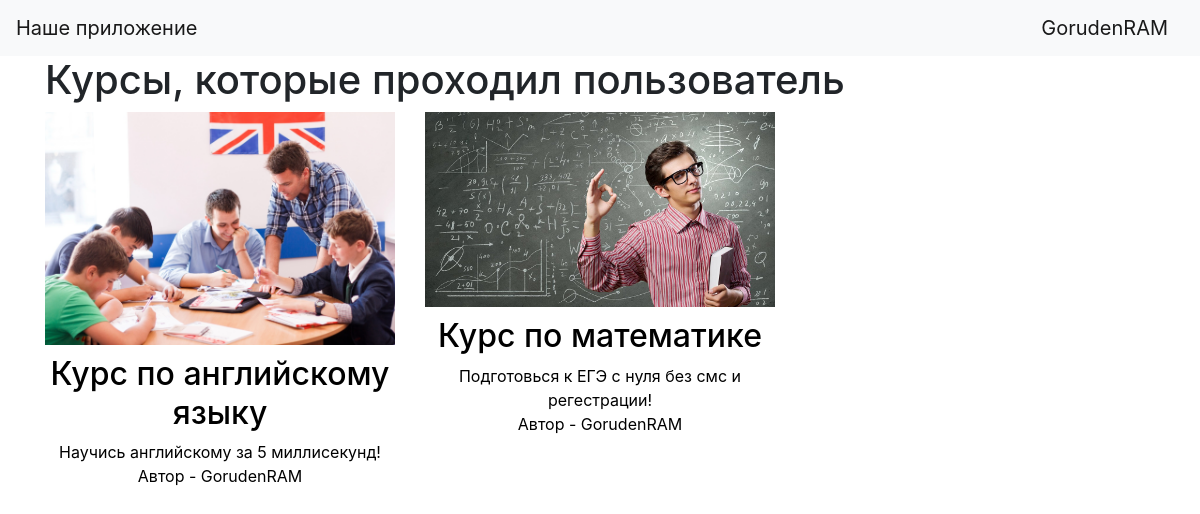
The app's page /user/1 (signed in) with its own data.
### data/users.py (models this page shows, shortened)
class User(SqlAlchemyBase, UserMixin):
    __tablename__ = 'users'
    id = sqlalchemy.Column(sqlalchemy.Integer,
                           primary_key=True, autoincrement=True)
    name = sqlalchemy.Column(sqlalchemy.String)
    email = sqlalchemy.Column(sqlalchemy.String,
                              index=True, unique=True)
    hashed_password = sqlalchemy.Column(sqlalchemy.String)
    created_date = sqlalchemy.Column(sqlalchemy.DateTime,
                                     default=datetime.datetime.now)
    is_admin = sqlalchemy.Column(sqlalchemy.Boolean, default=0)
    test_results_json = sqlalchemy.Column(sqlalchemy.JSON, default={})
    last_chapters_json = sqlalchemy.Column(sqlalchemy.JSON, default={})

### data/courses.py (models this page shows)
class Course(SqlAlchemyBase):
    __tablename__ = 'courses'
    id = sqlalchemy.Column(sqlalchemy.Integer,
                           primary_key=True, autoincrement=True)
    title = sqlalchemy.Column(sqlalchemy.String)
    theme = sqlalchemy.Column(sqlalchemy.String)
    content = sqlalchemy.Column(sqlalchemy.String)
    created_date = sqlalchemy.Column(sqlalchemy.DateTime,
                                     default=datetime.datetime.now)
    is_private = sqlalchemy.Column(sqlalchemy.Boolean)
    user_id = sqlalchemy.Column(sqlalchemy.Integer,
                                sqlalchemy.ForeignKey("users.id"))
    img = sqlalchemy.Column(sqlalchemy.String)
    user = orm.relation('User')

### main.py (the view)
@app.route("/user/<id>")
def user(id):
    try:
        db_sess = db_session.create_session()
        user = db_sess.query(User).filter(User.id == id)[0]
        user_courses = db_sess.query(Course).filter(Course.id.in_(user.last_chapters_json))
        return render_template("user.html", user=user,
                               user_courses=user_courses)
    except Exception:
        return render_template('error.html')

### data/db_session.py (called while the page is built)
def create_session() -> Session:
    global __factory
    return __factory()

### main.py (called while the page is built)
@login_manager.user_loader
def load_user(user_id):
    db_sess = db_session.create_session()
    return db_sess.query(User).get(user_id)

### templates/user.html
{% extends "base.html" %}
{% block content %}
<h1>Курсы, которые проходил пользователь</h1>
<div class="row">
    <div class="col-md-12 curses">
        <div class="row">
    {% for item in user_courses %}
            <div class="col-md-4 curse">
                    <a class="course__wrapper" href="/course/{{item.id}}/0">
                    <img class="course__img" src=../{{item.img}} alt='Здесь должно быть изображение, но оно пропало'/>
                    <h2 class="course__title">{{item.title}}</h2>
                    <div class="course__content">
                        {{item.content}}
                    </div>
                    <div class="course__author">
                        Автор - {{item.user.name}}
                    </div>
                </a>
            </div>
    {% endfor %}
        </div>
    </div>
</div>
{% endblock %}

### templates/base.html (shortened to what this page needs)
<!doctype html>
<html lang="en">
<head>
    <link rel="stylesheet"
          href="https://stackpath.bootstrapcdn.com/bootstrap/4.4.1/css/bootstrap.min.css"
>
    <link rel="stylesheet" type="text/css" href="{{url_for('static', filename='css/style.css')}}" />
</head>
<body>
<header>
    <nav class="navbar navbar-light bg-light">
        <a class="navbar-brand" href="#">Наше приложение</a>
        {% if current_user.is_authenticated %}
    <a class="navbar-brand" href="/user">{{ current_user.name }}</a>
{% else %}
    <p>
        <a class="btn btn-primary " href="/register">Зарегистрироваться</a>
        <a class="btn btn-success" href="/login">Войти</a>
    </p>
{% endif %}
    </nav>
</header>
<main role="main" class="container">
    {% block content %}{% endblock %}
</main>
</body>
</html>

### static/css/style.css (style rules this page uses)
.course__wrapper { text-decoration: none; color: #000; text-align: center; }
.course__img { padding-bottom: 10px; max-width: 100%; }
.course__title { padding: 0px; }
.course__content { padding: 0px; }
.course__author { padding: 0px; }

### records on screen
User: name "GorudenRAM"
Course: img (picture), title "Курс по английскому языку", content "Научись английскому за 5 миллисекунд!", user.name "GorudenRAM"
Course: img (picture), title "Курс по математике", content "Подготовься к ЕГЭ с нуля без смс и регестрации!", user.name "GorudenRAM"
